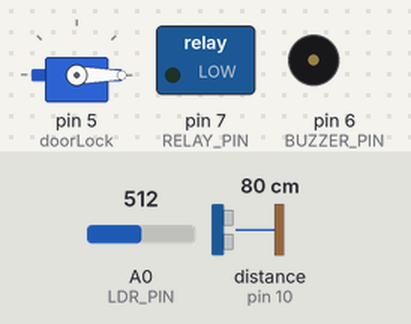
Bench run of a sketch on a simulated Arduino Uno, built with avr-gcc and run on an emulated ATmega328P. On the bench: servo, switched loads named in the sketch (green lamp = pin HIGH), buzzer (waves = sounding, pin HIGH). Wiring (inferred from the names in the program): ultrasonic range finder: trigger pin 9; echo pin 10. The inputs (shaded band) are chosen by the test bench; at power-on: distance to the obstacle (sensor on pin 10) 80 cm, A0 (LDR_PIN) = 512. The echo pulse lasts 58.3 µs per cm; pins used as bus, display or sensor lines are not drawn; what the sketch prints to the serial monitor is not drawn.

Above: at 8.7 s.
8.8 s: distance to the obstacle (sensor on pin 10) set to 34 cm
10.3 s: distance to the obstacle (sensor on pin 10) set to 28 cm
At 11.3 s:
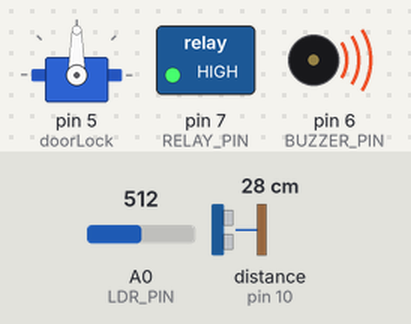
Timing chart, 0 to 13.3 s (numbered marks = the images above; inputs shaded):
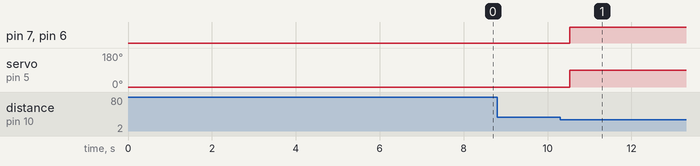

Measured:
- the behaviour switches between 31 and 30 cm on distance to the obstacle (sensor on pin 10) (found by bisection; images 0 and 1)
- after the input at 8.8 s, every drawn part: stays the same
- after the input at 10.3 s, pin 7 (RELAY_PIN), pin 6 (BUZZER_PIN): LOW → HIGH after 0.23 s; servo on pin 5 (doorLock): 0° → 90° after 0.23 s

The sketch:

secutyard.ino
```cpp
#include <Servo.h>

#define TRIG_PIN 9
#define ECHO_PIN 10
#define LDR_PIN A0
#define BUZZER_PIN 6
#define RELAY_PIN 7

Servo doorLock;

int distanceThreshold = 30;
int lightThreshold = 500;

bool alarmOn = false;

void setup() {
  Serial.begin(9600);

  pinMode(TRIG_PIN, OUTPUT);
  pinMode(ECHO_PIN, INPUT);
  pinMode(BUZZER_PIN, OUTPUT);
  pinMode(RELAY_PIN, OUTPUT);
  pinMode(LDR_PIN, INPUT);

  doorLock.attach(5);
  doorLock.write(0);

  digitalWrite(BUZZER_PIN, LOW);
  digitalWrite(RELAY_PIN, LOW);

  delay(2000);
  sendSMS("Security System Started");
}

void loop() {
  int distance = getDistance();
  int light = analogRead(LDR_PIN);

  Serial.print("D: ");
  Serial.print(distance);
  Serial.print(" | L: ");
  Serial.println(light);

  if (distance > 0 && distance < distanceThreshold) {
    triggerAlarm(light);
  } else {
    resetSystem();
  }

  delay(500);
}

int getDistance() {
  digitalWrite(TRIG_PIN, LOW);
  delayMicroseconds(2);
  digitalWrite(TRIG_PIN, HIGH);
  delayMicroseconds(10);
  digitalWrite(TRIG_PIN, LOW);

  long duration = pulseIn(ECHO_PIN, HIGH);
  int distance = duration * 0.034 / 2;
  return distance;
}

void triggerAlarm(int light) {
  if (!alarmOn) {
    alarmOn = true;

    doorLock.write(90);
    digitalWrite(BUZZER_PIN, HIGH);
    digitalWrite(RELAY_PIN, HIGH);

    if (light < lightThreshold) {
      sendSMS("ALERT! Intruder detected in DARK area!");
    } else {
      sendSMS("ALERT! Intruder detected!");
    }

    Serial.println("ALARM ON");
  }
}

void resetSystem() {
  if (alarmOn) {
    alarmOn = false;

    doorLock.write(0);
    digitalWrite(BUZZER_PIN, LOW);
    digitalWrite(RELAY_PIN, LOW);

    Serial.println("System Normal");
  }
}

// GSM FUNCTION
void sendSMS(String msg) {
  Serial.println("AT+CMGF=1");
  delay(1000);

  Serial.println("AT+CMGS=\"+2507XXXXXXXX\"");
  delay(1000);

  Serial.print(msg);
  delay(500);

  Serial.write(26);
  delay(3000);
}
```
